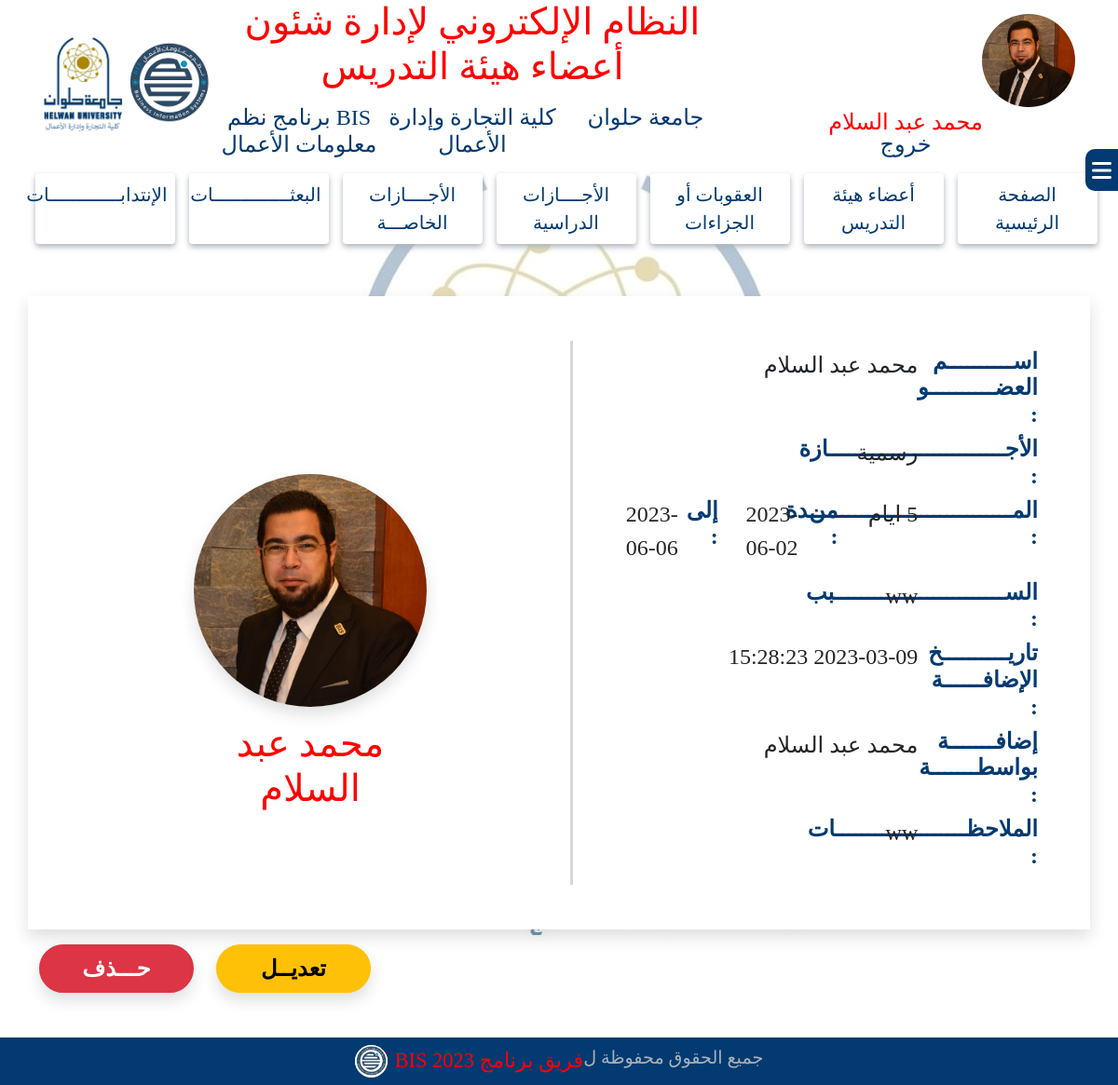
Screenshot of /system/vacationDetails.php?id=12 (signed in) with the database file from the repository.
### tables this page shows
CREATE TABLE `p74_vacation_data` (
  `Vacation_id` int(11) NOT NULL,
  `doctorCodeInput` int(11) NOT NULL,
  `vacationDescription` varchar(255) NOT NULL,
  `startDate` date NOT NULL,
  `endDate` date NOT NULL,
  `vacationReason` text NOT NULL,
  `vacationFile` varchar(255) NOT NULL,
  `vacationNotes` text NOT NULL,
  `vacationDuration` varchar(11) NOT NULL,
  `added_date` datetime NOT NULL DEFAULT current_timestamp(),
  `added_by` tinyint(4) NOT NULL
);

CREATE TABLE `doctors_account` (
  `DoctorCode` int(11) NOT NULL,
  `Doctor_ar_Name` varchar(255) NOT NULL,
  `Doctor_eng_Name` varchar(255) NOT NULL,
  `National_id` varchar(255) NOT NULL,
  `Mobile` varchar(255) NOT NULL,
  `Academic_Mail` varchar(255) NOT NULL,
  `Personal_Mail` varchar(255) NOT NULL,
  `Notes` text NOT NULL,
  `Doctor_image` varchar(255) NOT NULL,
  `Department_id` tinyint(4) NOT NULL,
  `uni_id` tinyint(4) NOT NULL,
  `Faculty_id` tinyint(4) NOT NULL,
  `Doctor_job_id` tinyint(4) NOT NULL,
  `date_of_birth` date NOT NULL,
  `hiring_date` date NOT NULL,
  `qualifications` text NOT NULL
);

CREATE TABLE `users` (
  `user_id` tinyint(4) NOT NULL,
  `user_ar_name` varchar(50) NOT NULL,
  `username` varchar(30) NOT NULL,
  `password` varchar(20) NOT NULL,
  `user_type_id` tinyint(4) NOT NULL,
  `added_date` datetime NOT NULL DEFAULT current_timestamp(),
  `added_by` tinyint(4) NOT NULL,
  `Notes` text DEFAULT NULL,
  `is_enable` varchar(3) NOT NULL DEFAULT 'Yes' COMMENT 'yes or no',
  `image` varchar(50) NOT NULL
);

### system/vacationDetails.php (the view, shortened to what this page needs)
<?php
include "../Connections/syscon.php";
if (isset($_GET['id'])) {
    $id = $_GET['id'];
    $myquery = "SELECT * FROM doctors_account
    INNER JOIN  p74_vacation_data
    ON doctors_account.DoctorCode=p74_vacation_data.doctorCodeInput WHERE Vacation_id= '$id'";
    $results = mysqli_query($bis, $myquery);
    while ($row = mysqli_fetch_array($results)) {
        $Doctor_image = $row['Doctor_image'];
        $Doctor_ar_Name = $row["Doctor_ar_Name"];
    }
    mysqli_select_db($bis, $database_bis);
    $myquery = "SELECT * FROM  p74_vacation_data
                INNER JOIN  users
                ON p74_vacation_data.added_by=users.user_id
                WHERE Vacation_id= '$id'";
    $result = $bis->query($myquery);
    if ($result->num_rows === 1) {
        $row = $result->fetch_assoc();
        $Vacation_id = $row['Vacation_id'];
        $vacationDescription = $row["vacationDescription"];
        $startDate = $row["startDate"];
        $endDate = $row["endDate"];
        $vacationReason = $row["vacationReason"];
        $vacationNotes = $row["vacationNotes"];
        $vacationDuration = $row["vacationDuration"];
        $user_ar_name = $row["user_ar_name"];
        $added_date = $row["added_date"];
    }
}
?>
<!DOCTYPE html>
<html lang="ar">
<head>
    <link rel="stylesheet" href="../css/all.min.css">
    <link rel="stylesheet" href="../css/bootstrap.min.css">
    <link rel="stylesheet" href="../css/style.css">
</head>
<body class="body">
    <?php
    include('header.php');
    ?>
    <div class="sidebarContainer">
        <?php
        include('sidebar.php');
        ?>
    </div>
    <div class="container bg-white p-5 shadow mt-5">
        <div class="row align-items-center">
            <div class="col-md-6">
                <div class="vacationData p-2">
                    <div class="row">
                        <div class="col-md-3">
                            <h4 class="mainText fw-bold">اســــــــــم العضــــــــــو :</h4>
                        </div>
                        <div class="col-md-9">
                            <p class="fs-4"><?php echo $Doctor_ar_Name; ?></p>
                        </div>
                    </div>
                    <div class="row">
                        <div class="col-md-3">
                            <h4 class="mainText fw-bold"> الأجـــــــــــــــــــــــــــازة :</h4>
                        </div>
                        <div class="col-md-9">
                            <p class="fs-4"><?php echo $vacationDescription; ?></p>
                        </div>
                    </div>
                    <div class="row">
                        <div class="col-md-3">
                            <h4 class="mainText fw-bold">المـــــــــــــــــــــــــــــــدة :</h4>
                        </div>
                        <div class="col-md-2">
                            <p class="fs-4"><?php echo $vacationDuration; ?></p>
                        </div>
                        <div class="col-md-1">
                            <h4 class="mainText fw-bold">من :</h4>
                        </div>
                        <div class="col-md-2">
                            <p class="fs-4"><?php echo $startDate; ?></p>
                        </div>
                        <div class="col-md-1">
                            <h4 class="mainText fw-bold">إلى :</h4>
                        </div>
                        <div class="col-md-2">
                            <p class="fs-4"><?php echo $endDate; ?></p>
                        </div>
                    </div>
                    <div class="row">
                        <div class="col-md-3">
                            <h4 class="mainText fw-bold"> الســــــــــــــــــــــــــبب :</h4>
                        </div>
                        <div class="col-md-9">
                            <p class="fs-4"><?php echo $vacationReason; ?></p>
                        </div>
                    </div>
                    <div class="row">
                        <div class="col-md-3">
                            <h4 class="mainText fw-bold"> تاريــــــــــخ الإضافــــــة :</h4>
                        </div>
                        <div class="col-md-9">
                            <p class="fs-4"><?php echo $added_date;?></p>
                        </div>
                    </div>
                    <div class="row">
                        <div class="col-md-3">
                            <h4 class="mainText fw-bold">إضافـــــــة بواسطـــــــة :</h4>
                        </div>
                        <div class="col-md-9">
                            <p class="fs-4"><?php echo $user_ar_name;?></p>
                        </div>
                    </div>
                    <div class="row">
                        <div class="col-md-3">
                            <h4 class="mainText fw-bold">الملاحظــــــــــــــــــــات :</h4>
                        </div>
                        <div class="col-md-9">
                            <p class="fs-4"><?php echo $vacationNotes; ?></p>
                        </div>
                    </div>
                </div>
            </div>
            <div class="col-md-6 d-flex justify-content-center align-items-center pb-5">
                <div class="memberPhoto">
                    <img src="../images/members/<?php echo $Doctor_image; ?>" class="w-100 h-100 ratio-1x1 rounded-circle shadow" alt="">
                    <h1 class="text-center mainTitle pt-3"><?php echo $Doctor_ar_Name; ?></h1>
                </div>
            </div>
        </div>
    </div>
    <div class="container mt-3 mb-5">
        <div class="row justify-content-end">
            <div class="col-md-2">
                <a href="updateVacationData.php?id=<?php echo $Vacation_id; ?>">
                    <button id="updateBtn" name="updateBtn" class="btn btn-warning w-100 rounded-pill fw-bold fs-4 border-2 shadow">تعديــل</button>
                </a>
            </div>
            <div class="col-md-2">
                <button id="deleteBtn" data-bs-toggle="modal" data-bs-target="#deleteVacationModal" name="deleteBtn" class="btn btn-danger w-100 rounded-pill fw-bold fs-4 border-2 shadow">حـــذف</button>
            </div>
        </div>
    </div>
    <?php
    include('footer.php');
    ?>
</body>
</html>

### css/style.css (style rules this page uses)
:root { --main-title: #f00; --main-text: #023A71; --subtext: #AAB2BA; }
* { font-family: "typesetting"; margin: 0; padding: 0; box-sizing: border-box; direction: rtl; }
.mainTitle { color: var(--main-title, #f00) }
.mainText { color: var(--main-text, #023A71) }
::placeholder { color: var(--subtext, #AAB2BA); opacity: 0.8 !important; font-size: 1.3rem; padding-right: 24px; }
.shadow { box-shadow: 0px 3px 6px #AAB2BA; }
.body { background-image: url(../images/Facultylogo.jpg); background-repeat: no-repeat; background-position: center; background-attachment: fixed; }
.sidebarContainer { position: fixed; width: 100%; top: 20vh; right: -100%; z-index: 99999; }
.memberPhoto { width: 250px; height: 250px; }
.memberData, .penaltyData, .vacationData { border-left: 3px solid rgba(170, 178, 186, 0.5); }

### rows the page displays
p74_vacation_data: doctorCodeInput.Doctor_ar_Name "محمد عبد السلام", vacationDescription "رسمية", vacationDuration "5 ايام", startDate "2023-06-02", endDate "2023-06-06", vacationReason "ww", added_by.added_date "2023-03-09 15:28:23", added_by.user_ar_name "محمد عبد السلام", vacationNotes "ww", doctorCodeInput.Doctor_image (picture)

### other values shown
$_SESSION['user_ar_name'] "محمد عبد السلام"
$_SESSION['app_name'] "النظام الإلكتروني لإدارة شئون أعضاء هيئة التدريس"
$_SESSION['Uni_name'] "جامعة حلوان"
$_SESSION['Faculty_name'] "كلية التجارة وإدارة الأعمال"
$_SESSION['Program_name'] "BIS برنامج نظم معلومات الأعمال"
